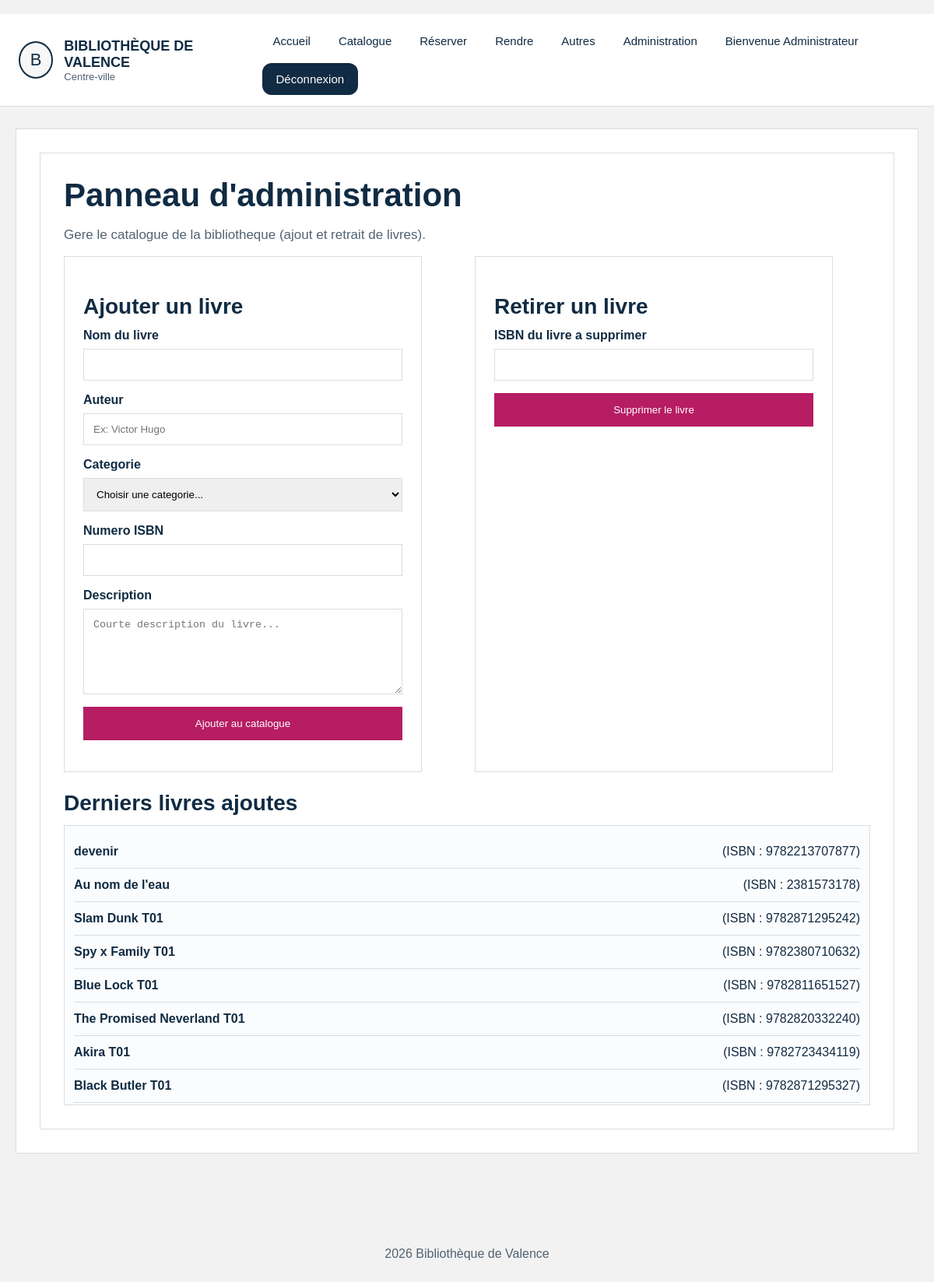
The page /admin (signed in) on the database its author committed.
### tables this page shows
CREATE TABLE LIVRE (id_livre INTEGER PRIMARY KEY, nom_livre TEXT, auteur_livre TEXT, maison_edition_livre TEXT, annee_livre NUMERIC, id_categorie NUMERIC REFERENCES CATEGORIE (id_categorie), ISBN_livre NUMERIC, resume TEXT, image TEXT, disponibilité INTEGER, total_exemplaires INTEGER);

### main.py (the view, shortened to what this page needs)
@application.route("/admin", methods=["GET", "POST"])
@application.route("/admin", methods=["GET", "POST"])
def admin():
    if not session.get("admin"):
        return redirect(url_for("connexion", next=url_for("admin")))
    base = bdd()
    message = None
    erreur = None
    categories = [dict(x) for x in base.execute(
        "SELECT id_categorie, nom_categorie FROM CATEGORIE ORDER BY nom_categorie"
    ).fetchall()]
    livres = [dict(x) for x in base.execute("SELECT nom_livre, ISBN_livre FROM LIVRE ORDER BY id_livre DESC LIMIT 30").fetchall()]
    for livre in livres:
        livre["ISBN_livre"] = str(livre.get("ISBN_livre") or "")
    return render_template("admin.html", livres=livres, categories=categories, erreur=erreur, message=message)

### fonctions.py (called while the page is built)
def bdd(base_path=BASE_DONNEES):
    if "bdd" not in g:
        g.bdd = sqlite3.connect(base_path)
        g.bdd.row_factory = sqlite3.Row
    return g.bdd

def fermer_bdd(_erreur=None):
    connexion = g.pop("bdd", None)
    if connexion:
        connexion.close()

def faire_slug(texte):
    return "-".join(str(texte).strip().lower().split()) # permet de convertir un m eSSage en message

def categories_menu(base_path=BASE_DONNEES):
    try:
        lignes = bdd(base_path).execute(
            "SELECT id_categorie, nom_categorie FROM CATEGORIE ORDER BY id_categorie"
        ).fetchall()
    except Exception:
        return []
    return [
        {
            "id": l["id_categorie"],
            "nom": l["nom_categorie"],
            "categorie_url": faire_slug(l["nom_categorie"]),
        }
        for l in lignes
    ]

def contexte_global(base_path=BASE_DONNEES):
    return {
        "utilisateur": session.get("utilisateur"),
        "admin_connecte": bool(session.get("admin")),
        "menu_categories": categories_menu(base_path),
    }

### main.py (called while the page is built)
@application.teardown_appcontext
def nettoyage_bdd(_erreur):
    fermer_bdd(_erreur)

@application.context_processor
def injecter_contexte():
    return contexte_global(BASE_DONNEES)

### templates/admin.html (shortened to what this page needs)
{% extends "base.html" %}
{% block content %}
<div class="bloc-principal">
    <h1>Panneau d'administration</h1>
    <p>Gere le catalogue de la bibliotheque (ajout et retrait de livres).</p>
    <div class="grille-admin">
        <div class="formulaire formulaire-admin">
            <h2>Ajouter un livre</h2>
            <form method="POST" action="{{ url_for('admin') }}" class="formulaire-simple">
                <div class="champ-formulaire">
                    <label>Nom du livre</label>
                    <input type="text" name="nom_livre" required>
                </div>
                <div class="champ-formulaire">
                    <label>Auteur</label>
                    <input type="text" name="auteur_livre" placeholder="Ex: Victor Hugo">
                </div>
                <div class="champ-formulaire">
                    <label>Categorie</label>
                    <select name="id_categorie" required>
                        <option value="">Choisir une categorie...</option>
                    </select>
                </div>
                <div class="champ-formulaire">
                    <label>Numero ISBN</label>
                    <input type="text" name="isbn_livre" required>
                </div>
                <div class="champ-formulaire">
                    <label>Description</label>
                    <textarea name="resume_livre" rows="4" placeholder="Courte description du livre..."></textarea>
                </div>
                <button type="submit">Ajouter au catalogue</button>
            </form>
        </div>
        <div class="formulaire formulaire-admin">
            <h2>Retirer un livre</h2>
            <form method="POST" action="{{ url_for('admin') }}" class="formulaire-simple">
                <div class="champ-formulaire">
                    <label>ISBN du livre a supprimer</label>
                    <input type="text" name="isbn_livre" required>
                </div>
                <button type="submit">Supprimer le livre</button>
            </form>
        </div>
    </div>
    <div class="zone-historique">
        <h2>Derniers livres ajoutes</h2>
        <div class="liste-admin">
            {% for livre in livres %}
            <div class="ligne-historique">
                <strong>{{ livre['nom_livre'] }}</strong>
                <span>(ISBN : {{ livre['ISBN_livre'] }})</span>
            </div>
            {% else %}
            <p>Aucun livre dans le catalogue pour le moment.</p>
            {% endfor %}
        </div>
    </div>
</div>
{% endblock %}

### static/style.css (style rules this page uses)
* { box-sizing:border-box; }
body { margin:0; font-family:Arial, sans-serif; background:var(--fond); color:var(--bleu); }
.bloc-principal { background:var(--blanc); border:1px solid var(--gris-clair); padding:30px; }
.bloc-principal h1 { margin:0 0 10px 0; font-size:42px; }
.bloc-principal h2 { margin:24px 0 12px 0; font-size:28px; }
.bloc-principal p { color:var(--gris); font-size:17px; }
.formulaire { background:var(--blanc); border:1px solid var(--gris-clair); padding:24px; }
.champ-formulaire { display:flex; flex-direction:column; gap:8px; }
.champ-formulaire label { font-weight:bold; }
.formulaire input, .formulaire select, .formulaire textarea { width:100%; padding:12px; border:1px solid var(--gris-clair); }
.formulaire textarea { resize:vertical; min-height:110px; }
.formulaire button { padding:14px 20px; border:none; background:var(--rose); color:white; cursor:pointer; }
.formulaire-simple { display:flex; flex-direction:column; gap:16px; }
.grille-admin { display:grid; grid-template-columns:repeat(auto-fit,minmax(300px,1fr)); gap:20px; }
.formulaire-admin { max-width:460px; }
.liste-admin { max-height:360px; overflow:auto; border:1px solid var(--gris-clair); padding:12px; background:#fbfcfd; }
.zone-historique { margin-top:20px; }
.ligne-historique { display:flex; justify-content:space-between; align-items:flex-start; gap:16px; padding:12px 0; border-bottom:1px solid var(--gris-clair); }

### rows shown on the page
LIVRE: nom_livre "devenir", ISBN_livre "9782213707877"
LIVRE: nom_livre "Au nom de l'eau", ISBN_livre "2381573178"
LIVRE: nom_livre "Slam Dunk T01", ISBN_livre "9782871295242"
LIVRE: nom_livre "Spy x Family T01", ISBN_livre "9782380710632"
LIVRE: nom_livre "Blue Lock T01", ISBN_livre "9782811651527"
LIVRE: nom_livre "The Promised Neverland T01", ISBN_livre "9782820332240"
LIVRE: nom_livre "Akira T01", ISBN_livre "9782723434119"
LIVRE: nom_livre "Black Butler T01", ISBN_livre "9782871295327"
